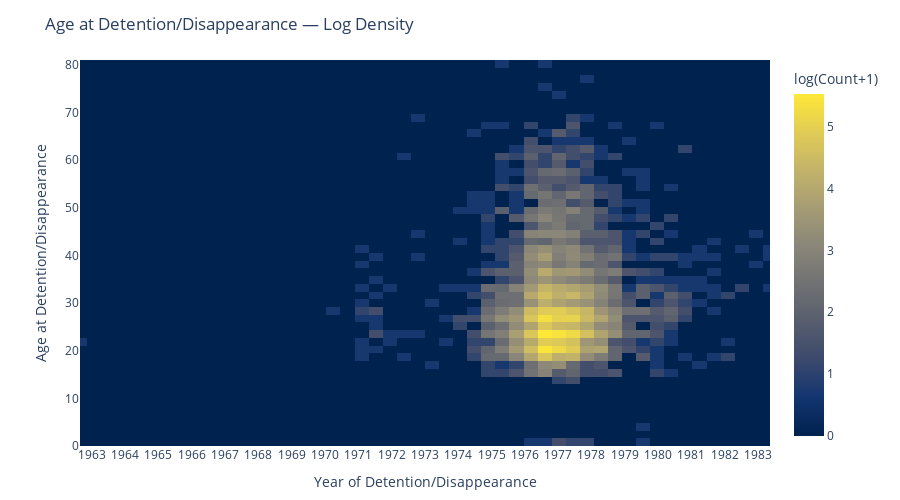

This figure's notebook cell:
### Markdown cell above
### Temporal Information

### Code cell
# Age vs year of disappearance density heatmap 
df_plot = df_clean.copy()

# drop rows with missing values used for the histogram
df_plot2 = df_plot.dropna(subset=['fecha_detencion', 'edad_al_momento_del_hecho']).copy()
if df_plot2.empty:
    print("No data after dropping NA.")
else:
    # convert datetimes to int64 (ns since epoch) and ages to float
    x_vals = df_plot2['fecha_detencion'].values.astype('int64')
    y_vals = df_plot2['edad_al_momento_del_hecho'].astype(float).values

    # explicit ranges derived from the data (avoid autodetect problems)
    x_min, x_max = int(np.nanmin(x_vals)), int(np.nanmax(x_vals))
    pad = max(int((x_max - x_min) * 0.01), 1) if x_max > x_min else 1
    x_range = [x_min - pad, x_max + pad]

    y_min, y_max = int(np.nanmin(y_vals)), int(np.nanmax(y_vals))
    y_range = [y_min, y_max if y_max > y_min else y_min + 1]

    # compute 2D histogram
    hist_data = np.histogram2d(x_vals, y_vals, bins=[50, 50], range=[x_range, y_range])
    z = hist_data[0]                      # raw counts
    z_log = np.log1p(z)                   # log(1 + count) for coloring

    # map edges back to bin centers and convert x back to datetimes
    x_edges, y_edges = hist_data[1], hist_data[2]
    x_centers = 0.5 * (x_edges[:-1] + x_edges[1:])
    y_centers = 0.5 * (y_edges[:-1] + y_edges[1:])
    x_centers_dt = pd.to_datetime(x_centers)

    # plot using log-scaled values for color but attach original counts to hover via customdata
    fig = px.imshow(
        z_log.T,                     # transpose so x=fecha, y=edad
        x=x_centers_dt,
        y=y_centers,
        origin='lower',
        color_continuous_scale='Cividis',
        labels={'x': 'Year of Detention/Disappearance', 'y': 'Age at Detention/Disappearance', 'color': 'log(Count+1)'},
        title='Age at Detention/Disappearance — Log Density'
    )

    # attach original integer counts for hover and set hover template
    # use shape (rows, cols, 1) so hover can index scalar via %{customdata[0]}
    fig.data[0].customdata = np.expand_dims(z.T.astype(int), axis=2)
    fig.data[0].hovertemplate = "Count: %{customdata[0]}<br>Year: %{x|%Y}<br>Age: %{y}<extra></extra>"

    # set x-axis limits to the histogram bin centers
    fig.update_xaxes(dtick="M12", tickformat="%Y", range=[x_centers_dt[0], x_centers_dt[-1]])
    fig.update_layout(width=900, height=500, margin=dict(l=80, r=40, t=60, b=40))
    fig.show()

### Figure 1 — Plotly figure (JSON) as saved in the notebook; plotly's stock layout.template omitted (floating-point values rounded to 4 significant figures; data arrays with more than 128 entries replaced by an {"elided": "..."} marker saying what was removed)
{"data": [{"coloraxis": "coloraxis", "customdata": {"elided": "50x50 int values"}, "hovertemplate": "Count: %{customdata[0]}<br>Year: %{x|%Y}<br>Age: %{y}<extra></extra>", "name": "0", "type": "heatmap", "x": ["1962-08-24T12:19:52.320000000", "1963-01-25T22:06:48.960000000", "1963-06-29T07:53:45.600000000", "1963-11-30T17:40:42.240000000", "1964-05-03T03:27:38.880000000", "1964-10-04T13:14:35.520000000", "1965-03-07T23:01:32.160000000", "1965-08-09T08:48:28.800000000", "1966-01-10T18:35:25.440000000", "1966-06-14T04:22:22.080000000", "1966-11-15T14:09:18.720000000", "1967-04-18T23:56:15.360000000", "1967-09-20T09:43:12.000000000", "1968-02-21T19:30:08.640000000", "1968-07-25T05:17:05.280000000", "1968-12-26T15:04:01.920000000", "1969-05-30T00:50:58.560000000", "1969-10-31T10:37:55.200000000", "1970-04-03T20:24:51.840000000", "1970-09-05T06:11:48.480000000", "1971-02-06T15:58:45.120000000", "1971-07-11T01:45:41.760000000", "1971-12-12T11:32:38.400000000", "1972-05-14T21:19:35.040000000", "1972-10-16T07:06:31.680000000", "1973-03-19T16:53:28.320000000", "1973-08-21T02:40:24.960000000", "1974-01-22T12:27:21.600000000", "1974-06-25T22:14:18.240000000", "1974-11-27T08:01:14.880000000", "1975-04-30T17:48:11.520000000", "1975-10-02T03:35:08.160000000", "1976-03-04T13:22:04.800000000", "1976-08-05T23:09:01.440000000", "1977-01-07T08:55:58.080000000", "1977-06-10T18:42:54.720000000", "1977-11-12T04:29:51.360000000", "1978-04-15T14:16:48.000000000", "1978-09-17T00:03:44.640000000", "1979-02-18T09:50:41.280000000", "1979-07-22T19:37:37.920000000", "1979-12-24T05:24:34.560000000", "1980-05-26T15:11:31.200000000", "1980-10-28T00:58:27.840000000", "1981-03-31T10:45:24.480000000", "1981-09-01T20:32:21.120000000", "1982-02-03T06:19:17.760000000", "1982-07-07T16:06:14.400000000", "1982-12-09T01:53:11.040000000", "1983-05-12T11:40:07.680000000"], "xaxis": "x", "y": [0.81, 2.43, 4.05, 5.67, 7.29, 8.91, 10.53, 12.15, 13.77, 15.39, 17.01, 18.63, 20.25, 21.87, 23.49, 25.11, 26.73, 28.35, 29.97, 31.59, 33.21, 34.83, 36.45, 38.07, 39.69, 41.31, 42.93, 44.55, 46.17, 47.79, 49.41, 51.03, 52.65, 54.27, 55.89, 57.51, 59.13, 60.75, 62.37, 63.99, 65.61, 67.23, 68.85, 70.47, 72.09, 73.71, 75.33, 76.95, 78.57, 80.19], "yaxis": "y", "z": {"elided": "50x50 float values"}}], "layout": {"coloraxis": {"colorbar": {"title": {"text": "log(Count+1)"}}, "colorscale": [[0, "#00224e"], [0.1111, "#123570"], [0.2222, "#3b496c"], [0.3333, "#575d6d"], [0.4444, "#707173"], [0.5556, "#8a8678"], [0.6667, "#a59c74"], [0.7778, "#c3b369"], [0.8889, "#e1cc55"], [1, "#fee838"]]}, "height": 500, "margin": {"b": 40, "l": 80, "r": 40, "t": 60}, "title": {"text": "Age at Detention/Disappearance — Log Density"}, "width": 900, "xaxis": {"anchor": "y", "constrain": "domain", "domain": [0, 1], "dtick": "M12", "range": ["1962-08-24T12:19:52.320000", "1983-05-12T11:40:07.680000"], "scaleanchor": "y", "tickformat": "%Y", "title": {"text": "Year of Detention/Disappearance"}}, "yaxis": {"anchor": "x", "autorange": true, "constrain": "domain", "domain": [0, 1], "title": {"text": "Age at Detention/Disappearance"}}}}
